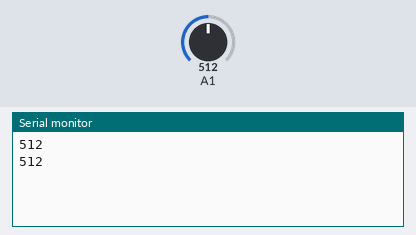
A sketch run on a simulated Arduino Uno, built with avr-gcc and run on an emulated ATmega328P. On the bench: the last lines printed to the serial monitor. The test bench sets the inputs (shaded band); at power-on: A1 = 512.

Above: at 1.8 s.
1.9 s: A1 set to 716
At 2.8 s:
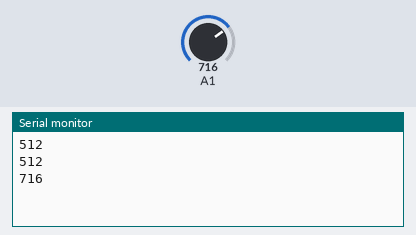
3.4 s: A1 set to 900
At 4.8 s:
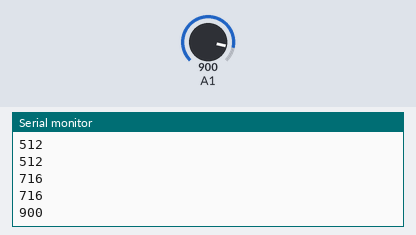
Timing chart, 0 to 6.4 s (numbered marks = the images above; inputs shaded):
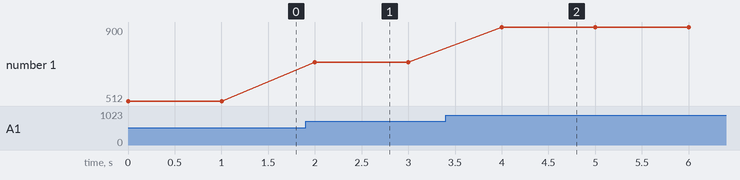

Measured:
- after the input at 1.9 s, the serial monitor: prints a new line after 0.10 s (image 1)
- after the input at 3.4 s, the serial monitor: prints a new line after 0.60 s (image 2)
- plotted number 1: 512 → 716 after the input at 1.9 s, 716 → 900 after the input at 3.4 s

The sketch:

lgiht.ino
```cpp
void setup() {
  Serial.begin(9600);

}


String message;
void loop() {
  // put your main code here, to run repeatedly:
  int light = analogRead(A1);

  Serial.println(light);
   delay(1000);
}
```
